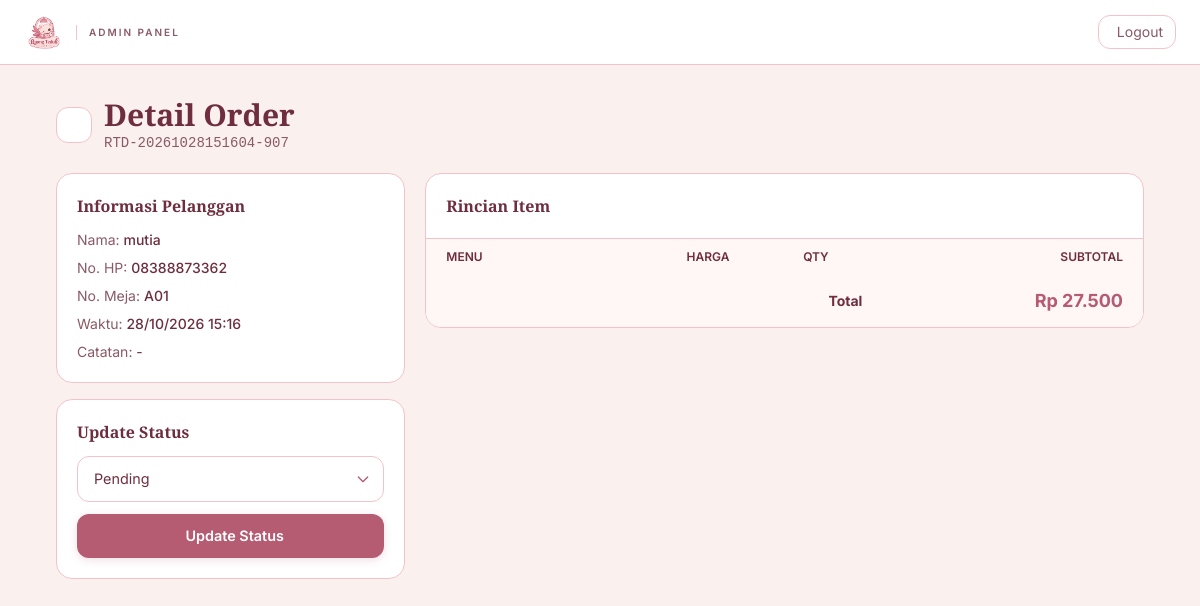
The page /admin/order_detail.php?id=1 (signed in) on the database its author committed.
### tables this page shows
CREATE TABLE `orders` (
  `id` int(11) UNSIGNED NOT NULL,
  `kode_order` varchar(30) NOT NULL,
  `pelanggan_id` int(11) UNSIGNED NOT NULL,
  `no_meja` varchar(10) NOT NULL,
  `subtotal` decimal(12,2) NOT NULL DEFAULT 0.00,
  `pajak` decimal(12,2) NOT NULL DEFAULT 0.00,
  `total_harga` decimal(12,2) NOT NULL DEFAULT 0.00,
  `metode_bayar` enum('cash','qris','debit','transfer') NOT NULL DEFAULT 'cash',
  `status` enum('pending','diproses','selesai','dibatalkan') NOT NULL DEFAULT 'pending',
  `catatan` text DEFAULT NULL,
  `waktu_order` datetime NOT NULL DEFAULT current_timestamp(),
  `waktu_selesai` datetime DEFAULT NULL,
  `created_at` timestamp NOT NULL DEFAULT current_timestamp()
);

CREATE TABLE `pelanggan` (
  `id` int(11) UNSIGNED NOT NULL,
  `nama` varchar(100) NOT NULL,
  `no_hp` varchar(20) DEFAULT NULL,
  `no_meja` varchar(10) NOT NULL,
  `waktu_datang` datetime NOT NULL DEFAULT current_timestamp(),
  `created_at` timestamp NOT NULL DEFAULT current_timestamp()
);

### includes/helpers.php (called while the page is built, shortened)
<?php
if (!function_exists('rupiah')) {
    function rupiah($angka) {
        return "Rp " . number_format((float)$angka, 0, ',', '.');
    }
}
?>

### admin/order_detail.php (the view, shortened to what this page needs)
<?php
require_once '../includes/auth.php';
$id = (int)$_GET['id'];
$q = mysqli_query($koneksi, "SELECT o.*, p.nama, p.no_hp FROM orders o
    JOIN pelanggan p ON o.pelanggan_id = p.id WHERE o.id = $id");
$o = mysqli_fetch_assoc($q);
include '../includes/header.php';
?>
<div class="min-h-screen bg-cream">
    <nav class="bg-white border-b border-border-pink py-3 px-6 sticky top-0 z-50">
        <div class="flex items-center justify-between">
            <a href="<?= $base_url; ?>admin/dashboard.php" class="flex items-center gap-3">
                <img src="<?= $base_url; ?>assets/logo-brand.png" alt="Ruang Teduh" class="h-10 w-auto object-contain">
                <span class="hidden md:inline text-[10px] uppercase tracking-[2px] text-berry-soft font-semibold pl-3 border-l border-border-pink">Admin Panel</span>
            </a>
            <a href="<?= $base_url; ?>admin/logout.php" class="inline-flex items-center gap-1.5 px-3 py-1.5 rounded-md border border-border-pink text-sm text-berry-soft hover:border-rose-dusty hover:text-rose-dusty transition-colors">
                <i class="ph ph-sign-out"></i> Logout
            </a>
        </div>
    </nav>
    <div class="max-w-6xl mx-auto p-6 lg:p-8">
        <div class="flex items-center gap-3 mb-5">
            <a href="<?= $base_url; ?>admin/order.php" class="w-9 h-9 rounded-md bg-white border border-border-pink flex items-center justify-center text-berry hover:border-rose-dusty hover:text-rose-dusty transition-colors">
            </a>
            <div>
                <h1 class="font-display text-2xl md:text-3xl font-bold text-berry">Detail Order</h1>
                <p class="text-sm text-berry-soft font-mono"><?= $o['kode_order']; ?></p>
            </div>
        </div>
        <div class="grid lg:grid-cols-3 gap-5">
            <div class="lg:col-span-1 space-y-4">
                <div class="bg-white rounded-lg border border-border-pink p-5">
                    <h2 class="font-display text-base font-bold text-berry mb-3">Informasi Pelanggan</h2>
                    <div class="space-y-2 text-sm">
                        <div><span class="text-berry-soft">Nama:</span> <span class="font-medium text-berry"><?= htmlspecialchars($o['nama']); ?></span></div>
                        <div><span class="text-berry-soft">No. HP:</span> <span class="font-medium text-berry"><?= htmlspecialchars($o['no_hp'] ?: '-'); ?></span></div>
                        <div><span class="text-berry-soft">No. Meja:</span> <span class="font-medium text-berry"><?= htmlspecialchars($o['no_meja']); ?></span></div>
                        <div><span class="text-berry-soft">Waktu:</span> <span class="font-medium text-berry"><?= date('d/m/Y H:i', strtotime($o['waktu_order'])); ?></span></div>
                        <div><span class="text-berry-soft">Catatan:</span> <span class="text-berry"><?= htmlspecialchars($o['catatan'] ?: '-'); ?></span></div>
                    </div>
                </div>
                <div class="bg-white rounded-lg border border-border-pink p-5">
                    <h2 class="font-display text-base font-bold text-berry mb-3">Update Status</h2>
                    <form method="POST">
                        <select name="status" class="input-cafe mb-3">
                            <option value="pending" <?= $o['status']=='pending'?'selected':''; ?>>Pending</option>
                        </select>
                        <button class="btn-primary-cafe w-full">
                            <i class="ph ph-check"></i> Update Status
                        </button>
                    </form>
                </div>
            </div>
            <div class="lg:col-span-2">
                <div class="bg-white rounded-lg border border-border-pink overflow-hidden">
                    <div class="p-5 border-b border-border-pink">
                        <h2 class="font-display text-base font-bold text-berry">Rincian Item</h2>
                    </div>
                    <table class="w-full text-sm">
                        <thead class="bg-cream-alt">
                            <tr class="text-left">
                                <th class="px-5 py-2.5 font-semibold text-berry text-xs uppercase">Menu</th>
                                <th class="px-5 py-2.5 font-semibold text-berry text-xs uppercase text-right">Harga</th>
                                <th class="px-5 py-2.5 font-semibold text-berry text-xs uppercase text-center">Qty</th>
                                <th class="px-5 py-2.5 font-semibold text-berry text-xs uppercase text-right">Subtotal</th>
                            </tr>
                        </thead>
                        <tfoot class="bg-cream-alt">
                            <tr>
                                <th colspan="3" class="px-5 py-3 text-right text-berry">Total</th>
                                <th class="px-5 py-3 text-right text-rose-dusty text-lg"><?= rupiah($o['total_harga']); ?></th>
                            </tr>
                        </tfoot>
                    </table>
                </div>
            </div>
        </div>
    </div>
</div>
<?php include '../includes/footer.php'; ?>

### assets/css/style.css (style rules this page uses)
:root { --rose-dusty: #B55B72; --rose-dark: #A94F67; --rose-soft: #C97A8E; --blush: #F7C8D0; --blush-light:#FADDE2; --cream: #FAF0EE; --cream-alt: #FFF6F6; --berry: #6E2E3F; --berry-soft: #8B5A66; --border-pink:#F5C2CB; --white: #FFFFFF; --shadow-xs: 0 1px 2px rgba(110, 46, 63, 0.04); --shadow-sm: 0 2px 6px rgba(110, 46, 63, 0.06); --shadow-md: 0 4px 14px rgba(110, 46, 63, 0.08); --shadow-lg: 0 12px 32px rgba(110, 46, 63, 0.10); }
* { -webkit-font-smoothing: antialiased; -moz-osx-font-smoothing: grayscale; box-sizing: border-box; }
html { scroll-behavior: smooth; }
body { font-family: 'Inter', system-ui, -apple-system, sans-serif; background-color: var(--cream); color: var(--berry); line-height: 1.6; font-size: 15px; overflow-x: hidden; }
h1, h2, h3, h4, h5, h6 { font-family: 'Playfair Display', Georgia, serif; font-weight: 700; color: var(--berry); line-height: 1.25; }
a { text-decoration: none; color: inherit; transition: color 150ms ease; }
.btn-primary-cafe { display: inline-flex; align-items: center; justify-content: center; gap: 0.5rem; padding: 0.7rem 1.5rem; background: var(--rose-dusty); color: var(--white); border: none; border-radius: 12px; font-weight: 600; font-size: 0.9rem; cursor: pointer; transition: background-color 200ms ease, transform 200ms ease; box-shadow: 0 2px 8px rgba(181, 91, 114, 0.20); }
.input-cafe { width: 100%; padding: 0.7rem 1rem; border: 1.5px solid var(--border-pink); border-radius: 12px; background: var(--white); color: var(--berry); font-size: 0.9rem; font-family: inherit; transition: border-color 150ms ease, box-shadow 150ms ease; }
.input-cafe::placeholder { color: var(--berry-soft); opacity: 0.55; }
select.input-cafe { appearance: none; background-repeat: no-repeat; background-position: right 0.75rem center; background-size: 1rem; padding-right: 2.5rem; }

### rows shown on the page
orders: kode_order "RTD-20261028151604-907", pelanggan.nama "mutia", pelanggan.no_hp "08388873362", no_meja "A01", waktu_order "28/10/2026 15:16", catatan "-", status "Pending", total_harga "Rp 27.500"
